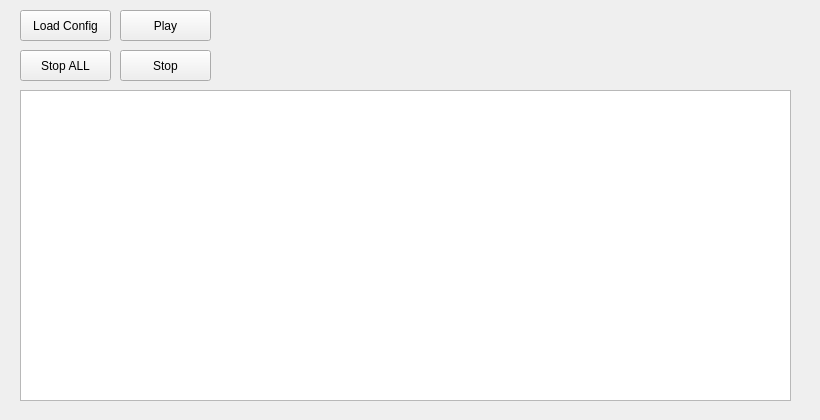
<?xml version="1.0" encoding="UTF-8"?>
<ui version="4.0">
    <class>MainWindow</class>
    <widget class="QMainWindow" name="MainWindow">
        <property name="windowModality">
            <enum>Qt::NonModal</enum>
        </property>
        <property name="enabled">
            <bool>true</bool>
        </property>
        <property name="geometry">
            <rect>
                <x>0</x>
                <y>0</y>
                <width>820</width>
                <height>420</height>
            </rect>
        </property>
        <property name="sizePolicy">
            <sizepolicy hsizetype="Minimum" vsizetype="Preferred">
                <horstretch>0</horstretch>
                <verstretch>0</verstretch>
            </sizepolicy>
        </property>
        <property name="minimumSize">
            <size>
                <width>820</width>
                <height>420</height>
            </size>
        </property>
        <property name="maximumSize">
            <size>
                <width>820</width>
                <height>420</height>
            </size>
        </property>
        <property name="windowTitle">
            <string>RealPlay</string>
        </property>
        <widget class="QWidget" name="centralWidget">
            <widget class="QPushButton" name="pushButLoad">
                <property name="geometry">
                    <rect>
                        <x>20</x>
                        <y>10</y>
                        <width>91</width>
                        <height>31</height>
                    </rect>
                </property>
                <property name="text">
                    <string>Load Config</string>
                </property>
            </widget>
            <widget class="QPushButton" name="pushButPlay">
                <property name="geometry">
                    <rect>
                        <x>120</x>
                        <y>10</y>
                        <width>91</width>
                        <height>31</height>
                    </rect>
                </property>
                <property name="text">
                    <string>Play</string>
                </property>
            </widget>
            <widget class="QPushButton" name="pushButStopALL">
                <property name="geometry">
                    <rect>
                        <x>20</x>
                        <y>50</y>
                        <width>91</width>
                        <height>31</height>
                    </rect>
                </property>
                <property name="text">
                    <string>Stop ALL</string>
                </property>
            </widget>
            <widget class="QPushButton" name="pushButStop">
                <property name="geometry">
                    <rect>
                        <x>120</x>
                        <y>50</y>
                        <width>91</width>
                        <height>31</height>
                    </rect>
                </property>
                <property name="text">
                    <string>Stop</string>
                </property>
            </widget>
            <widget class="QTableView" name="listView1">
                <property name="geometry">
                    <rect>
                        <x>20</x>
                        <y>90</y>
                        <width>771</width>
                        <height>311</height>
                    </rect>
                </property>
            </widget>
        </widget>
    </widget>
    <layoutdefault spacing="6" margin="11"/>
    <resources/>
    <connections/>
</ui>
